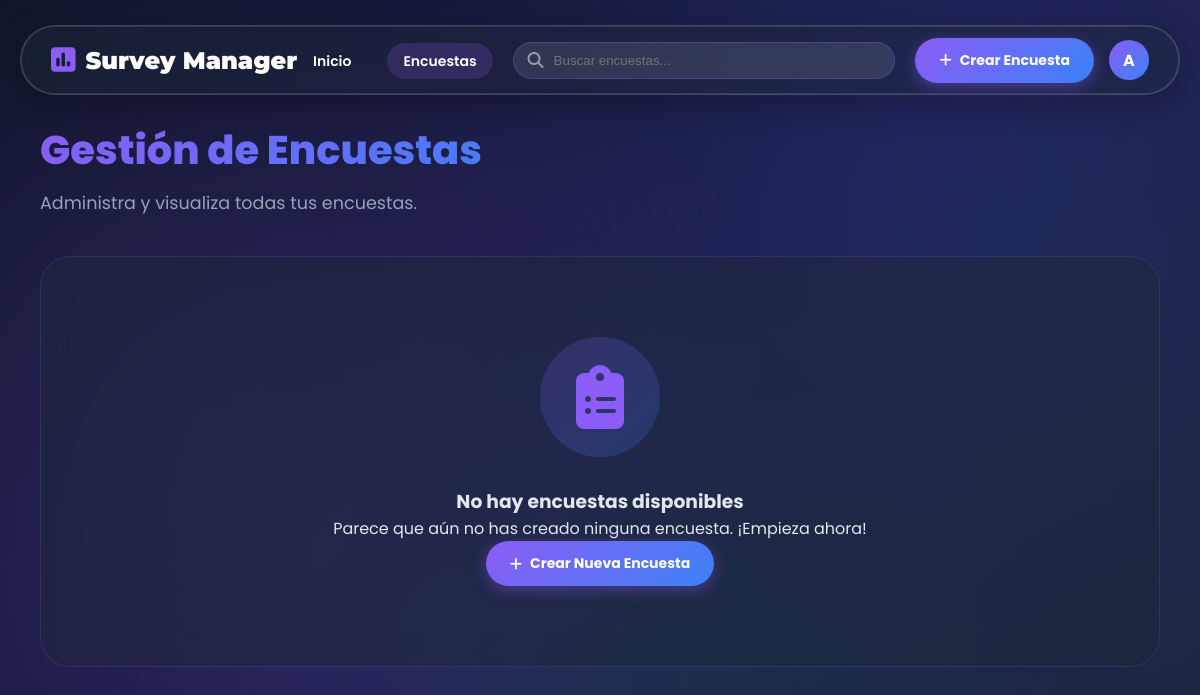
The page /lista_encuestas/ (signed in) on the database as committed earlier.
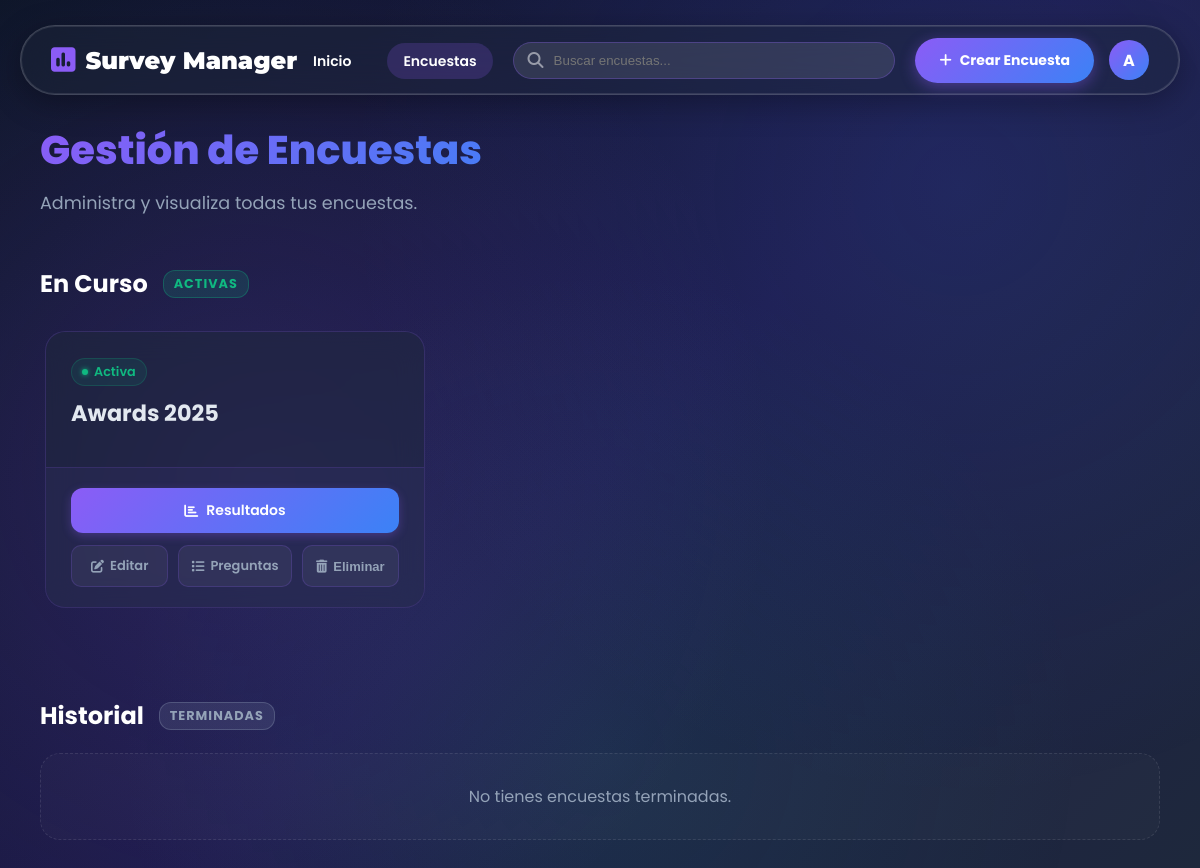
The same page on the database as committed later.
### core/models.py (models this page shows, shortened)
class Encuesta(models.Model):
    ESTADO = (
        ('ACTIVA', 'Activa'),
        ('TERMINADA', 'Terminada'),
        ('PROGRAMADA', 'Programada'), # Nuevo estado para encuestas futuras
    )
    estado = models.CharField(max_length=10, choices=ESTADO, default='ACTIVA')
    titulo = models.CharField(max_length=200)
    fecha_creacion = models.DateTimeField(default=timezone.now)
    fecha_inicio = models.DateTimeField(null=True, blank=True, help_text="Fecha y hora para activar la encuesta automáticamente.")
    fecha_fin = models.DateTimeField(null=True, blank=True, help_text="Fecha y hora para terminar la encuesta automáticamente.")
    descripcion = models.TextField(blank=True)

### core/views.py (the view)
# urls.py: path('lista_encuestas/', views.lista_encuestas, name='lista_encuestas'), # Muestra la lista de encuestas
@login_required
def lista_encuestas(request):
    encuestas = Encuesta.objects.filter(estado='ACTIVA')
    encuestas_terminadas = Encuesta.objects.filter(estado='TERMINADA')
    return render(request, 'listar/lista_encuestas.html', {
        'encuestas': encuestas,
        'encuestas_terminadas': encuestas_terminadas
    })

### core/templates/listar/lista_encuestas.html (shortened to what the changed rows need)
<!DOCTYPE html>
<html lang="es">
<head>
    {% load static %}
    <link rel="stylesheet" href="https://cdnjs.cloudflare.com/ajax/libs/font-awesome/6.4.0/css/all.min.css">
</head>
<body>
    <main class="main-content">
        <div class="page-header">
            <h1 class="page-title">Gestión de Encuestas</h1>
            <p class="page-subtitle">Administra y visualiza todas tus encuestas.</p>
        </div>
        {% if not encuestas and not encuestas_terminadas %}
            <div class="empty-state">
                <div class="empty-icon"><i class="fas fa-clipboard-list"></i></div>
                <h3 class="empty-title">No hay encuestas disponibles</h3>
                <p class="empty-text">Parece que aún no has creado ninguna encuesta. ¡Empieza ahora!</p>
                <a href="{% url 'crear_encuesta' %}" class="btn-create"><i class="fas fa-plus"></i> Crear Nueva Encuesta</a>
            </div>
        {% else %}
            <div class="section-divider">
                <h2 class="section-title">En Curso</h2>
                <span class="section-badge badge-active">Activas</span>
            </div>
            {% if encuestas %}
            <div class="carousel-container">
                <div class="carousel-wrapper">
                    <div class="survey-grid">
                        {% for encuesta in encuestas %}
                        <div class="survey-card">
                            <div class="card-header">
                                <div class="status-indicator status-active">
                                    <div class="dot"></div> Activa
                                </div>
                                <h3 class="card-title">{{ encuesta.titulo }}</h3>
                            </div>
                            <div class="card-footer">
                                <a href="{% url 'resultados' encuesta_id=encuesta.id %}" class="btn-results"><i class="fas fa-chart-bar"></i> Resultados</a>
                                <div class="card-actions">
                                    <a href="{% url 'editar_encuesta' encuesta_id=encuesta.id %}" class="btn-action-text"><i class="fas fa-edit"></i> Editar</a>
                                    <a href="{% url 'lista_preguntas' encuesta_id=encuesta.id %}" class="btn-action-text"><i class="fas fa-list"></i> Preguntas</a>
                                    <button class="btn-action-text delete delete-survey-btn" data-survey-id="{{ encuesta.id }}"><i class="fas fa-trash-alt"></i> Eliminar</button>
                                </div>
                            </div>
                        </div>
                        {% endfor %}
                    </div>
                </div>
            </div>
            {% else %}
                <div class="empty-mini">No hay encuestas activas en este momento.</div>
            {% endif %}
            <div class="section-divider" style="margin-top: 60px;">
                <h2 class="section-title">Historial</h2>
                <span class="section-badge badge-terminated">Terminadas</span>
            </div>
            {% if encuestas_terminadas %}
            <div class="carousel-container">
                <div class="carousel-wrapper">
                    <div class="survey-grid">
                        {% for encuesta in encuestas_terminadas %}
                        <div class="survey-card terminated-card">
                            <div class="card-header">
                                <div class="status-indicator status-terminated">
                                    <div class="dot"></div> Terminada
                                </div>
                                <h3 class="card-title">{{ encuesta.titulo }}</h3>
                                <p class="card-description">{{ encuesta.descripcion }}</p>
                            </div>
                            <div class="card-footer">
                                <a href="{% url 'resultados' encuesta_id=encuesta.id %}" class="btn-results" style="opacity: 0.8;"><i class="fas fa-history"></i> Ver Resultados</a>
                                <div class="card-actions">
                                    <a href="{% url 'editar_encuesta' encuesta_id=encuesta.id %}" class="btn-action-text"><i class="fas fa-edit"></i> Editar</a>
                                    <button class="btn-action-text delete delete-survey-btn" data-survey-id="{{ encuesta.id }}"><i class="fas fa-trash-alt"></i> Eliminar</button>
                                </div>
                            </div>
                        </div>
                        {% endfor %}
                    </div>
                </div>
            </div>
            {% else %}
                <div class="empty-mini">No tienes encuestas terminadas.</div>
            {% endif %}
        {% endif %}
    </main>
</body>
</html>

Rows that differ between the two databases and show on the page:
added Encuesta: titulo "Awards 2025"
Other text that changed with them:
text no longer shown: "No hay encuestas disponibles Parece que aún no has creado ninguna encuesta. ¡Empieza ahora! Crear Nueva Encuesta"
text now shown: "En Curso ACTIVAS Historial TERMINADAS No tienes encuestas terminadas."
